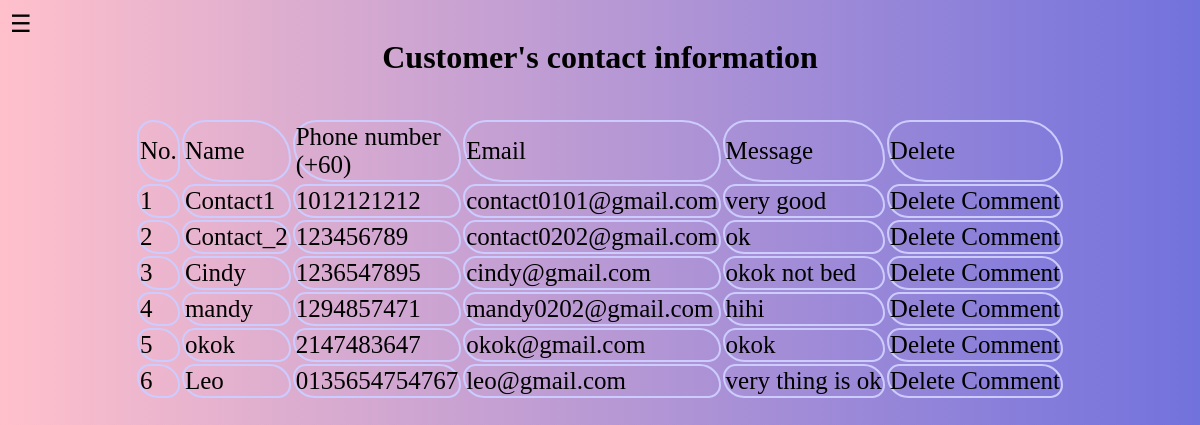
The app's page /A_contact.php with its own data.
### tables this page shows
CREATE TABLE `contact` (
  `No` int(255) NOT NULL,
  `Name` varchar(225) NOT NULL,
  `Phone` varchar(15) NOT NULL,
  `Email` varchar(255) NOT NULL,
  `Message` text NOT NULL
);

### A_contact.php (the view, shortened to what this page needs)
<?php
require_once ('connection.php');
$result = mysqli_query($condb,"SELECT * FROM contact");
?>
<!DOCTYPE html>
<html>
<head>
	<link href="css/A_contact.css" rel="stylesheet" />
	<?php include 'A_main_header.php'; ?>
</head>
<body>
        <br>
        <center><h1>Customer's contact information</h1></center>
    <div class="box">
        <?php
            if (mysqli_num_rows($result) > 0) {
            ?>
            <center>
        <div class="table">
        <table>
		<tr>
		<td>No.</td>
        <td>Name</td>
		<td>Phone number
		<br>(+60)</td>
		<td>Email</td>
		<td>Message</td>
		<td>Delete</td>
		</tr>
			<?php
			while($row = mysqli_fetch_array($result)) {
			?>
	  <tr>
		<td><?php echo $row["No"];?></td>
		<td><?php echo $row["Name"]; ?></td>
		<td><?php echo $row["Phone"]; ?></td>
		<td><?php echo $row["Email"]; ?></td>
		<td><?php echo $row["Message"]; ?></td>
		<td><a class="delete" href="A_deleteContact.php?no=<?php echo $row["No"]; ?>">Delete Comment</a></td>
      </tr>
			<?php
			}
			?>
             <?php
}
else
{
    echo "No result found";
}
?>
</table>
        <br><br>
        </div>
        </center>
    </div>
</body>
</html>

### A_main_header.php (shortened to what this page needs)
<!DOCTYPE html>
<html>
<head>
</head>
<body>
    <div class="menu-icon" onclick="toggleMenu()">&#9776;</div>
</body>
</html>

### css/A_contact.css (style rules this page uses)
body { background: linear-gradient(to left, rgb(114, 114, 221), pink); margin: 0; font-family: Arial, Helvetica, sans-serif; transition: margin-left 0.5s; }
h1 { font-family:Eras Bold ITC; }
table { font-family: Arial Rounded MT Bold; font-size: 25px; border-radius: 20px; padding: 20px 50px; }
td { border-radius:30px 50px; border:2px solid #CCCCFF; }
a.delete { color:black; text-decoration: none; }

### A_main_header.php (style rules this page uses)
body { margin: 0; font-family: Arial, Helvetica, sans-serif; transition: margin-left 0.5s; }
.menu-icon { cursor: pointer; font-size: 24px; position: fixed; margin-left: 10px; margin-top: 10px; z-index: 2; }

### records on screen
contact: No "1", Name "Contact1", Phone "1012121212", Email "contact0101@gmail.com", Message "very good"
contact: No "2", Name "Contact_2", Phone "123456789", Email "contact0202@gmail.com", Message "ok"
contact: No "3", Name "Cindy", Phone "1236547895", Email "cindy@gmail.com", Message "okok not bed"
contact: No "4", Name "mandy", Phone "1294857471", Email "mandy0202@gmail.com", Message "hihi"
contact: No "5", Name "okok", Phone "2147483647", Email "okok@gmail.com", Message "okok"
contact: No "6", Name "Leo", Phone "0135654754767", Email "leo@gmail.com", Message "very thing is ok"
